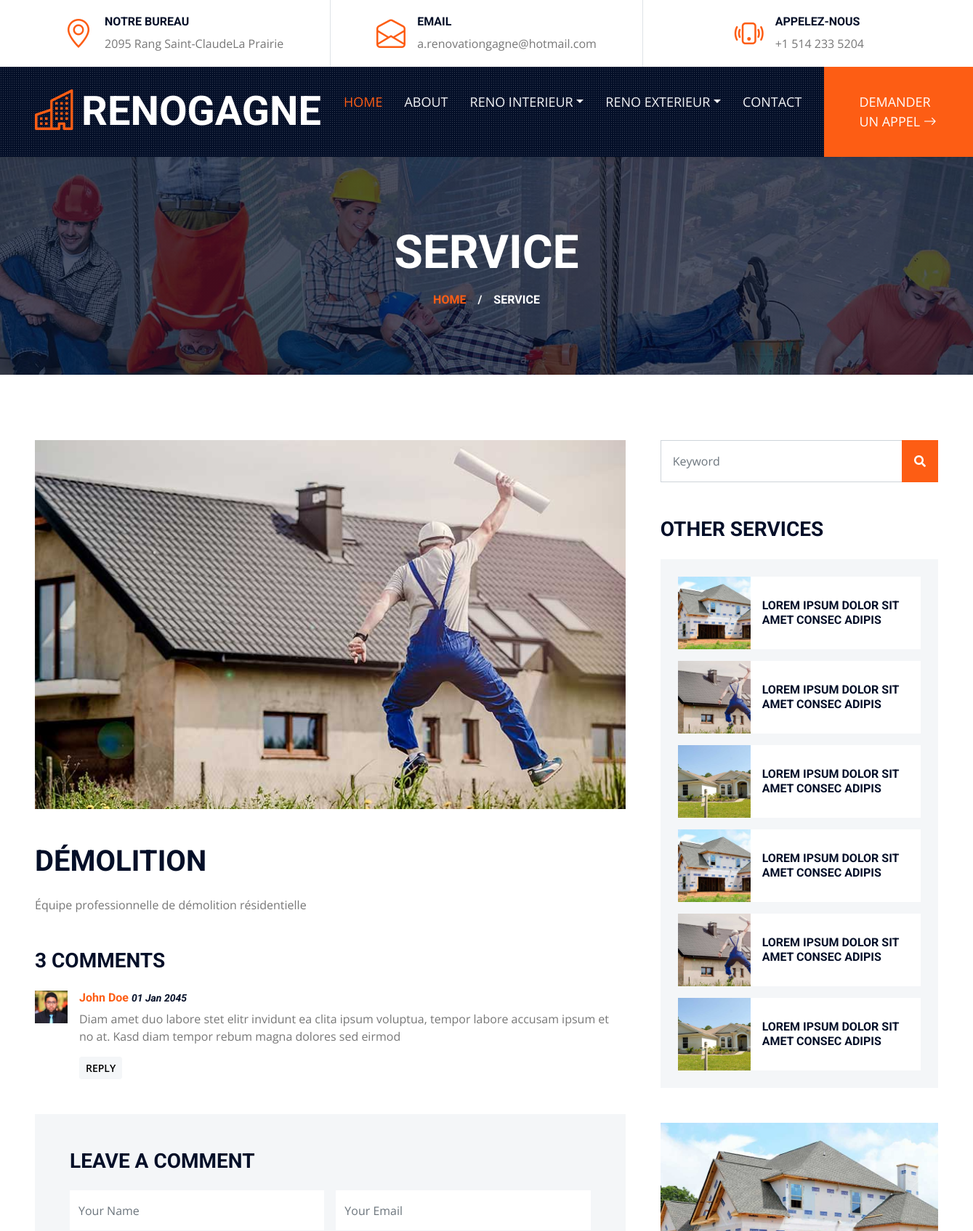
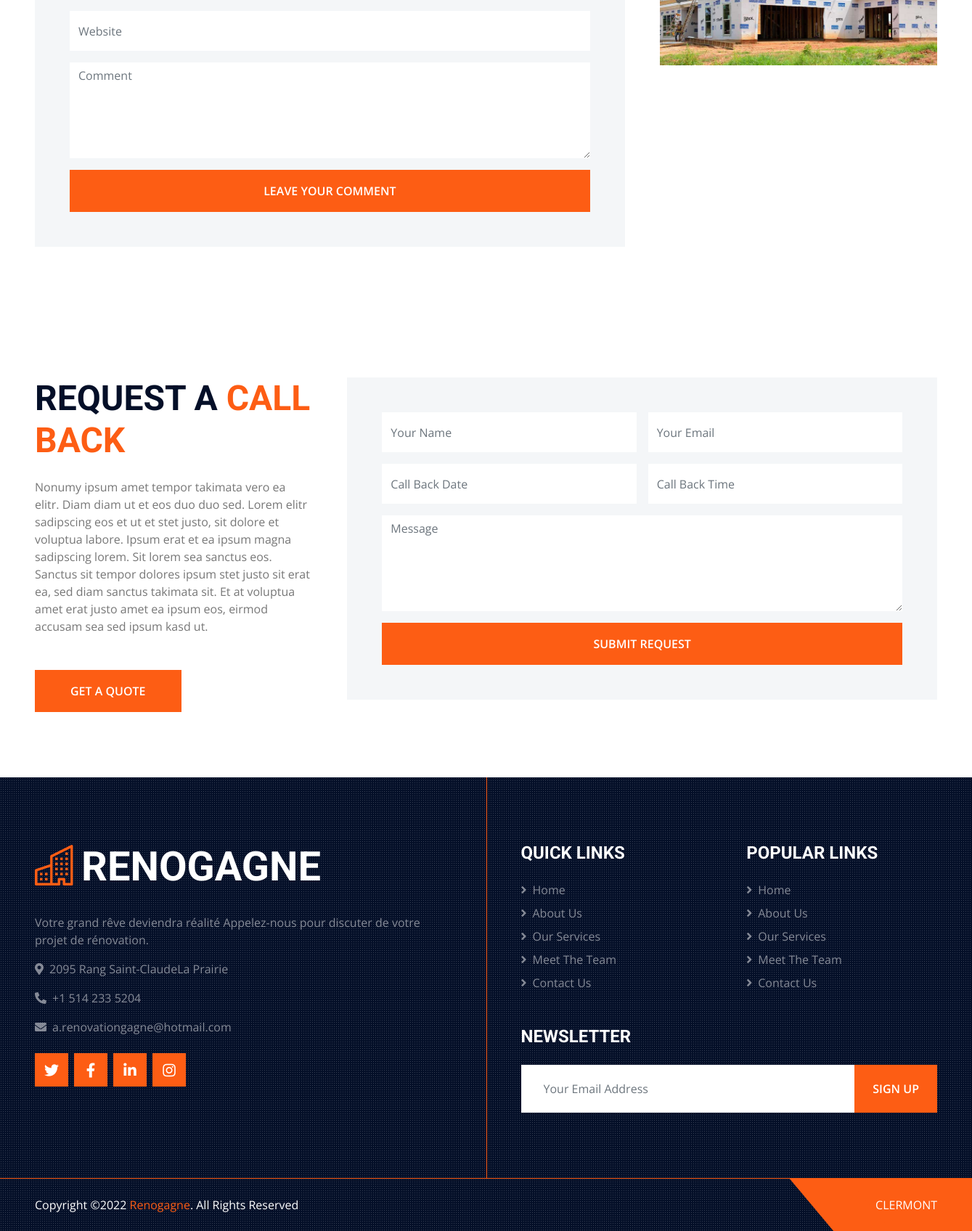
The page /service/1/ on the database its author committed (2 pictures, top to bottom).
### base/models.py (models this page shows, shortened)
class Service(models.Model):
    TYPE = (
       ('interieur', ('interieur')),
       ('exterieur', ('exterieur')))
    name= models.CharField(max_length=200)
    description = models.TextField(null=True, blank=True)
    status = models.CharField(
       max_length=32,
       choices=TYPE,
       default='interieur',
       null=True, blank=True
   )
    image = models.ImageField(null= True, default ="service-1.jpg")
    updated = models.DateTimeField(auto_now=True)
    created = models.DateTimeField(auto_now_add=True)

### base/views.py (the view)
# urls.py: path('service/<str:pk>/', views.service, name="service"),
def service(request,pk):
    services = Service.objects.all()
    service = Service.objects.get(id=pk)
    context = {'services':services ,
                'service' : service}
    return render(request, 'base/service.html',context)

### base/templates/base/service.html (shortened to what this page needs)
{% extends 'main.html' %}
{% load static %}
{% block content %}
    <div class="container-fluid page-header">
        <h1 class="display-3 text-uppercase text-white mb-3">Service</h1>
        <div class="d-inline-flex text-white">
            <h6 class="text-uppercase m-0"><a href="">Home</a></h6>
            <h6 class="text-white m-0 px-3">/</h6>
            <h6 class="text-uppercase text-white m-0">Service</h6>
        </div>
    </div>
    <div class="container-fluid py-6 px-5">
        <div class="row g-5">
            <div class="col-lg-8">
                <div class="mb-5">
                    <img class="img-fluid w-100 rounded mb-5" src="img/blog-2.jpg" alt="">
                    <h1 class="text-uppercase mb-4">{{ service.name}}</h1>
                        <p >{{service.description}}</p>
                </div>
                <div class="mb-5">
                    <h3 class="text-uppercase mb-4">3 Comments</h3>
                    <div class="d-flex mb-4">
                        <img src="img/user.jpg" class="img-fluid" style="width: 45px; height: 45px;">
                        <div class="ps-3">
                            <h6><a href="">John Doe</a> <small><i>01 Jan 2045</i></small></h6>
                            <p>Diam amet duo labore stet elitr invidunt ea clita ipsum voluptua, tempor labore
                                accusam ipsum et no at. Kasd diam tempor rebum magna dolores sed eirmod</p>
                            <button class="btn btn-sm btn-light">Reply</button>
                        </div>
                    </div>
                </div>
                <div class="bg-light p-5">
                    <h3 class="text-uppercase mb-4">Leave a comment</h3>
                    <form>
                        <div class="row g-3">
                            <div class="col-12 col-sm-6">
                                <input type="text" class="form-control bg-white border-0" placeholder="Your Name" style="height: 55px;">
                            </div>
                            <div class="col-12 col-sm-6">
                                <input type="email" class="form-control bg-white border-0" placeholder="Your Email" style="height: 55px;">
                            </div>
                            <div class="col-12">
                                <input type="text" class="form-control bg-white border-0" placeholder="Website" style="height: 55px;">
                            </div>
                            <div class="col-12">
                                <textarea class="form-control bg-white border-0" rows="5" placeholder="Comment"></textarea>
                            </div>
                            <div class="col-12">
                                <button class="btn btn-primary w-100 py-3" type="submit">Leave Your Comment</button>
                            </div>
                        </div>
                    </form>
                </div>
            </div>
            <div class="col-lg-4">
                <div class="mb-5">
                    <div class="input-group">
                        <input type="text" class="form-control p-3" placeholder="Keyword">
                        <button class="btn btn-primary px-3"><i class="fa fa-search"></i></button>
                    </div>
                </div>
                <div class="mb-5">
                    <h3 class="text-uppercase mb-4">Other Services</h3>
                    <div class="bg-light p-4">
                        <div class="d-flex mb-3">
                            <img class="img-fluid" src="img/blog-1.jpg" style="width: 100px; height: 100px; object-fit: cover;" alt="">
                            <a href="" class="h6 d-flex align-items-center bg-white text-uppercase px-3 mb-0">Lorem ipsum dolor sit amet consec adipis
                            </a>
                        </div>
                        <div class="d-flex mb-3">
                            <img class="img-fluid" src="img/blog-2.jpg" style="width: 100px; height: 100px; object-fit: cover;" alt="">
                            <a href="" class="h6 d-flex align-items-center bg-white text-uppercase px-3 mb-0">Lorem ipsum dolor sit amet consec adipis
                            </a>
                        </div>
                        <div class="d-flex mb-3">
                            <img class="img-fluid" src="img/blog-3.jpg" style="width: 100px; height: 100px; object-fit: cover;" alt="">
                            <a href="" class="h6 d-flex align-items-center bg-white text-uppercase px-3 mb-0">Lorem ipsum dolor sit amet consec adipis
                            </a>
                        </div>
                        <div class="d-flex mb-3">
                            <img class="img-fluid" src="img/blog-1.jpg" style="width: 100px; height: 100px; object-fit: cover;" alt="">
                            <a href="" class="h6 d-flex align-items-center bg-white text-uppercase px-3 mb-0">Lorem ipsum dolor sit amet consec adipis
                            </a>
                        </div>
                        <div class="d-flex mb-3">
                            <img class="img-fluid" src="img/blog-2.jpg" style="width: 100px; height: 100px; object-fit: cover;" alt="">
                            <a href="" class="h6 d-flex align-items-center bg-white text-uppercase px-3 mb-0">Lorem ipsum dolor sit amet consec adipis
                            </a>
                        </div>
                        <div class="d-flex">
                            <img class="img-fluid" src="img/blog-3.jpg" style="width: 100px; height: 100px; object-fit: cover;" alt="">
                            <a href="" class="h6 d-flex align-items-center bg-white text-uppercase px-3 mb-0">Lorem ipsum dolor sit amet consec adipis
                            </a>
                        </div>
                    </div>
                </div>
                <div class="mb-5">
                    <img src="img/blog-1.jpg" alt="" class="img-fluid rounded">
                </div>
                      </div>
        </div>
    </div>
    <div class="container-fluid py-6 px-5">
            <div class="row gx-5">
                <div class="col-lg-4 mb-5 mb-lg-0">
                    <div class="mb-4">
                        <h1 class="display-5 text-uppercase mb-4">Request A <span class="text-primary">Call Back</span></h1>
                    </div>
                    <p class="mb-5">Nonumy ipsum amet tempor takimata vero ea elitr. Diam diam ut et eos duo duo sed. Lorem elitr sadipscing eos et ut et stet justo, sit dolore et voluptua labore. Ipsum erat et ea ipsum magna sadipscing lorem. Sit lorem sea sanctus eos. Sanctus sit tempor dolores ipsum stet justo sit erat ea, sed diam sanctus takimata sit. Et at voluptua amet erat justo amet ea ipsum eos, eirmod accusam sea sed ipsum kasd ut.</p>
                    <a class="btn btn-primary py-3 px-5" href="">Get A Quote</a>
                </div>
                <div class="col-lg-8">
                    <div class="bg-light text-center p-5">
                        <form>
                            <div class="row g-3">
                                <div class="col-12 col-sm-6">
                                    <input type="text" class="form-control border-0" placeholder="Your Name" style="height: 55px;">
                                </div>
                                <div class="col-12 col-sm-6">
                                    <input type="email" class="form-control border-0" placeholder="Your Email" style="height: 55px;">
                                </div>
                                <div class="col-12 col-sm-6">
                                    <div class="date" id="date" data-target-input="nearest">
                                        <input type="text"
                                            class="form-control border-0 datetimepicker-input"
                                            placeholder="Call Back Date" data-target="#date" data-toggle="datetimepicker" style="height: 55px;">
                                    </div>
                                </div>
                                <div class="col-12 col-sm-6">
                                    <div class="time" id="time" data-target-input="nearest">
                                        <input type="text"
                                            class="form-control border-0 datetimepicker-input"
                                            placeholder="Call Back Time" data-target="#time" data-toggle="datetimepicker" style="height: 55px;">
                                    </div>
                                </div>
                                <div class="col-12">
                                    <textarea class="form-control border-0" rows="5" placeholder="Message"></textarea>
                                </div>
                                <div class="col-12">
                                    <button class="btn btn-primary w-100 py-3" type="submit">Submit Request</button>
                                </div>
                            </div>
                        </form>
                    </div>
                </div>
            </div>
    </div>
    {% endblock %}

### static/css/style.css (style rules this page uses)
:root { --primary: #FD5D14; --secondary: #FDBE33; --light: #F4F6F8; --dark: #040F28; }
.py-6 { padding-top: 90px; padding-bottom: 90px; }
.btn { position: relative; font-weight: 600; text-transform: uppercase; transition: .5s; }
.btn::after { position: absolute; content: ""; width: 0; height: 5px; bottom: -1px; left: 50%; background: var(--primary); transition: .5s; }
.btn.btn-primary::after { background: var(--dark); }
.btn-primary { color: #FFFFFF; }
.page-header { height: 300px; display: flex; flex-direction: column; align-items: center; justify-content: center; background: linear-gradient(rgba(4, 15, 40, .7), rgba(4, 15, 40, .7)), url(../img/carousel-1.jpg) center center no-repeat; background-size: cover; }

### rows shown on the page
Service: name "DÉMOLITION", description "Équipe professionnelle de démolition résidentielle"
